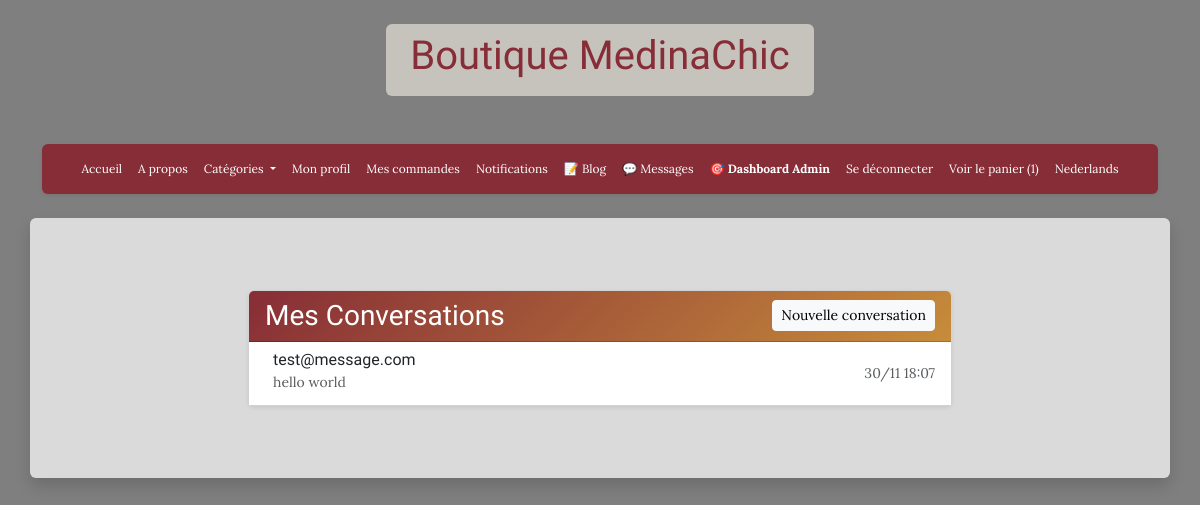
The page /blog/chat/ (signed in) on the database as committed earlier.
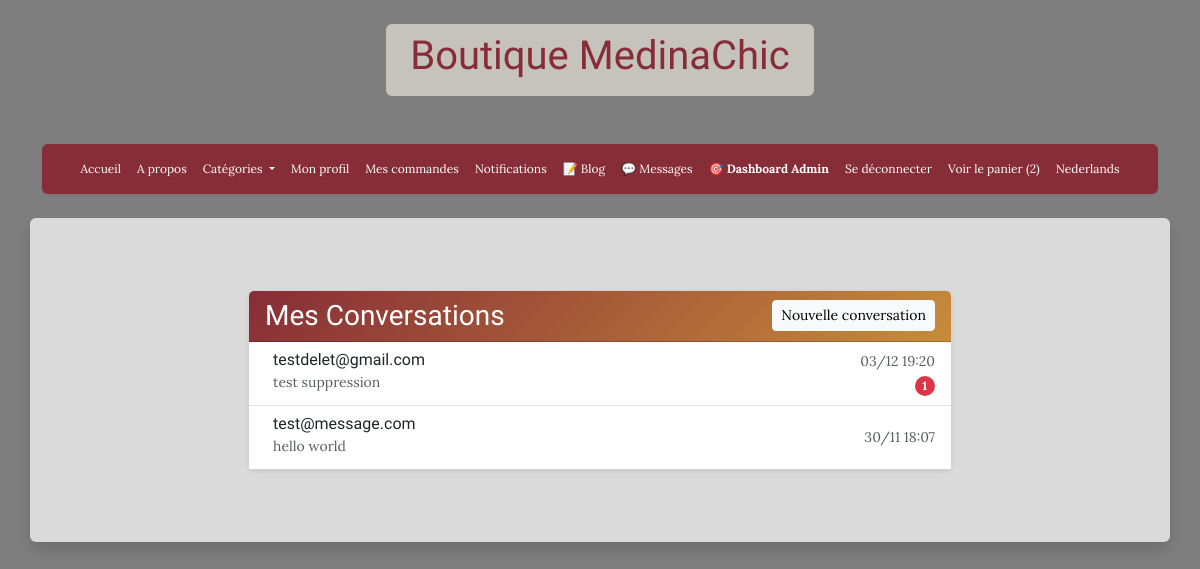
The same page on the database as committed later.
### blog/models.py (models this page shows, shortened)
class Conversation(models.Model):
    user1 = models.ForeignKey(AUTH_USER_MODEL, on_delete=models.CASCADE, related_name='conversations_as_user1')
    user2 = models.ForeignKey(AUTH_USER_MODEL, on_delete=models.CASCADE, related_name='conversations_as_user2')
    last_message_at = models.DateTimeField(auto_now=True)
    class Meta:
        ordering = ['-last_message_at']
        verbose_name = "Conversation"
        verbose_name_plural = "Conversations"
        unique_together = [['user1', 'user2']]
    def get_messages(self):
        return PrivateMessage.objects.filter(
            models.Q(sender=self.user1, recipient=self.user2) |
            models.Q(sender=self.user2, recipient=self.user1)
        ).order_by('created_at')
    def get_last_message(self):
        messages = self.get_messages()
        return messages.last() if messages.exists() else None
    def get_unread_count(self, user):
        return PrivateMessage.objects.filter(
            recipient=user,
            is_read=False
        ).filter(
            models.Q(sender=self.user1) | models.Q(sender=self.user2)
        ).exclude(sender=user).count()

class PrivateMessage(models.Model):
    sender = models.ForeignKey(AUTH_USER_MODEL, on_delete=models.CASCADE, related_name='sent_messages')
    recipient = models.ForeignKey(AUTH_USER_MODEL, on_delete=models.CASCADE, related_name='received_messages')
    content = models.TextField(verbose_name="Message")
    created_at = models.DateTimeField(auto_now_add=True)
    is_read = models.BooleanField(default=False, verbose_name="Lu")
    class Meta:
        ordering = ['created_at']
        verbose_name = "Message privé"
        verbose_name_plural = "Messages privés"

### accounts/models.py (models this page shows, shortened)
class Shopper(AbstractUser):
    username = None
    email = models.EmailField(max_length=254, unique=True)
    stripe_id = models.CharField(max_length=90, blank=True)
    USERNAME_FIELD = 'email'
    REQUIRED_FIELDS = []
    objects = CustomUserManager()

### blog/views.py (the view)
# urls.py: path('chat/', views.chat_list, name='chat_list'),
@login_required
def chat_list(request):
    conversations = Conversation.objects.filter(
        Q(user1=request.user) | Q(user2=request.user)
    )
    conversation_data = []
    for conv in conversations:
        other_user = conv.user2 if conv.user1 == request.user else conv.user1
        last_message = conv.get_last_message()
        unread_count = conv.get_unread_count(request.user)
        conversation_data.append({
            'conversation': conv,
            'other_user': other_user,
            'last_message': last_message,
            'unread_count': unread_count,
        })
    context = {
        'conversation_data': conversation_data,
    }
    return render(request, 'blog/chat_list.html', context)

### store/context_processors.py (called while the page is built)
def cart_processor(request):
    cart_data = {
        'has_cart': False,
        'cart_count': 0
    }
    if request.user.is_authenticated:
        try:
            cart = Cart.objects.filter(user=request.user, ordered=False).first()
            if cart:
                cart_data['has_cart'] = True
                cart_data['cart_count'] = cart.orders.count()
        except:
            pass
    return cart_data

def notifications_processor(request):
    notifications_data = {
        'unread_notifications_count': 0
    }
    if request.user.is_authenticated:
        try:
            notifications_data['unread_notifications_count'] = Notification.objects.filter(
                user=request.user,
                is_read=False
            ).count()
        except:
            pass
    return notifications_data

### blog/templates/blog/chat_list.html (shortened to what this page needs)
{% extends 'base.html' %}
{% load static %}
{% block content %}
<div class="container my-5">
    <div class="row">
        <div class="col-lg-8 mx-auto">
            <div class="card shadow-sm">
                <div class="card-header" style="background: linear-gradient(135deg, #872D37 0%, #C78C3A 100%); color: white;">
                    <div class="d-flex justify-content-between align-items-center">
                        <h3 class="mb-0">
                             Mes Conversations
                        </h3>
                        <button class="btn btn-light btn-sm" data-bs-toggle="modal" data-bs-target="#newChatModal">
                             Nouvelle conversation
                        </button>
                    </div>
                </div>
                <div class="card-body p-0">
                    {% if conversation_data %}
                        <div class="list-group list-group-flush">
                            {% for data in conversation_data %}
                                <a href="{% url 'chat_conversation' data.other_user.id %}"
                                   class="list-group-item list-group-item-action">
                                    <div class="d-flex w-100 justify-content-between align-items-center">
                                        <div class="flex-grow-1">
                                            <div class="d-flex align-items-center mb-1">
                                                <div>
                                                    <h6 class="mb-0">{{ data.other_user.email }}</h6>
                                                    {% if data.last_message %}
                                                        <small class="text-muted">
                                                            {{ data.last_message.content|truncatewords:8 }}
                                                        </small>
                                                    {% else %}
                                                        <small class="text-muted">Aucun message</small>
                                                    {% endif %}
                                                </div>
                                            </div>
                                        </div>
                                        <div class="text-end">
                                            {% if data.last_message %}
                                                <small class="text-muted d-block">
                                                    {{ data.last_message.created_at|date:"d/m H:i" }}
                                                </small>
                                            {% endif %}
                                            {% if data.unread_count > 0 %}
                                                <span class="badge bg-danger rounded-pill mt-1">
                                                    {{ data.unread_count }}
                                                </span>
                                            {% endif %}
                                        </div>
                                    </div>
                                </a>
                            {% endfor %}
                        </div>
                    {% endif %}
                </div>
            </div>
        </div>
    </div>
</div>
{% endblock %}

Rows that differ between the two databases and show on the page:
added Conversation: other_user.email "testdelet@gmail.com", last_message.content "test suppression", last_message.created_at "03/12 19:20", unread_count "1"
Other text that changed with them:
{{ cart_count }}: "1" → "2"
